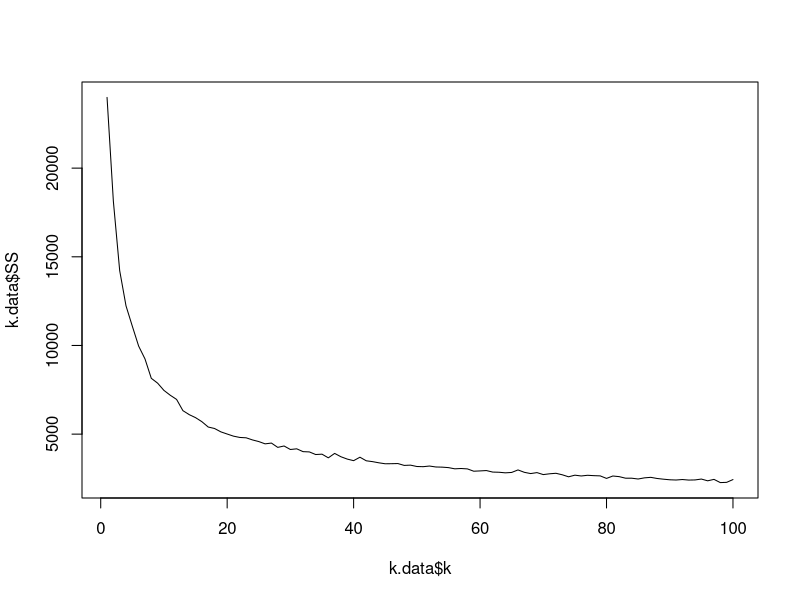
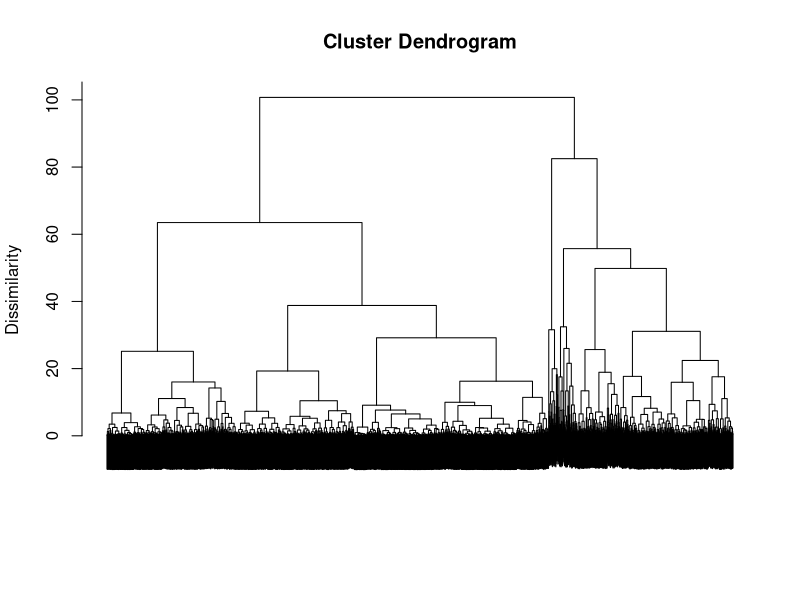
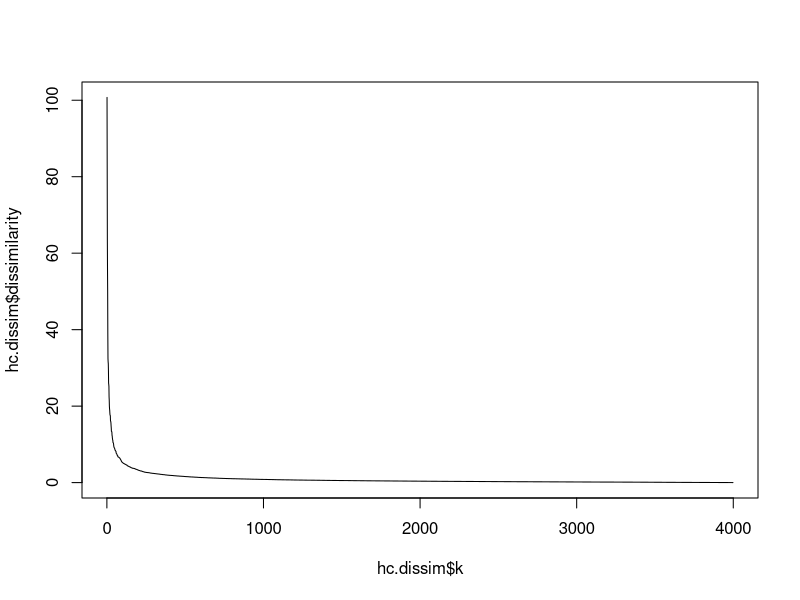
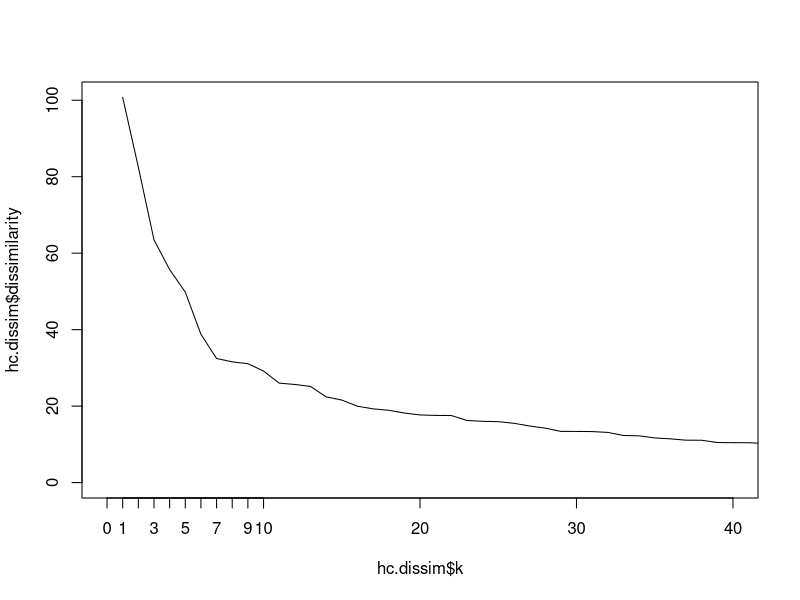

These charts were generated, in order, by the following R code:
################
## Clustering ##
################

library(caret)

### PART 1 : exploring and scaling the data

# after setting the current directory, loading the airline data 
airline <- read.csv("data/airline.csv")
str(airline)

airline
# Balance: Number of miles eligible for award travel
# BonusTrans: Number of non-flight bonus transactions in the past 12 months
# BonusMiles: Number of miles earned from those transactions
# FlightTrans: Number of flight transactions
# FlightMiles: Number of miles earned from those transactions
# DaysSinceEnroll: Tenure in the program (days)

# We need to preprocess the data so that we treat each column equally to compute the clusters
# we use the preProcess function from Caret that does all the work for us

# preprocessing steps:
# First, *center* the data (substract the mean to each column)
# => mean becomes 0 for each column
# Then, *scale* the data, by dividing by the standard deviation
# => std becomes 1 for each column

#step 1: create the pre-processor using preProcess
pp <- preProcess(airline, method=c("center", "scale"))   # normalization for each col: (X_i-mean)/std
class(pp)
pp
pp$mean

#step 2: apply it to our dataset
airline.scaled <- predict(pp, airline)

# Sanity check
colMeans(airline)
colMeans(airline.scaled)# mean is (approximately) 0 for all columns
apply(airline.scaled,2,sd)# standard deviation is 1 for all columns (apply() applies function given as third argument to matrix given as first argument. 2 means apply sd() to cols. 1 would apply it row-wise, col(1,2) both to row and column.)

head(airline.scaled)
# What does a negative value represent?

### PART 2 : Clustering: K-Means

# k-means has a random start (where the centroids are initially randomly located)
# we need to set the seed to have the same result
set.seed(144)

# The kmeans function creates the clusters
# we can set an upper bound to the number of iterations
# of the algorithm 
# here we set k=8
km <- kmeans(airline.scaled, centers = 8, iter.max=100) # centers randomly selected from rows of airline.scaled

class(km) # class: kmeans
names(km)

# cluster centroids. Store this result
km.centroids <- km$centers
km.centroids
# cluster for each point. Store this result.
km.clusters <- km$cluster
km.clusters
# the sum of the squared distances of each observation from its cluster centroid.
# we use it the measure cluster dissimilarity
km$tot.withinss  # cluster dissimilarity
# the number of observations in each cluster -- table(km$cluster) also works. Store this resul
km.size <- km$size
km.size

# Scree plot for k-means
# For k means, we literally try many value of k and look at their dissimilarity.
# here we test all k from 1 to 100
k.data <- data.frame(k = 1:100)
k.data$SS <- sapply(k.data$k, function(k) {
  kmeans(airline.scaled, iter.max=100, k)$tot.withinss
})

# Plot the scree plot.
plot(k.data$k, k.data$SS, type="l")


### PART 3 : Hierarchical Clustering
# Compute all-pair euclidian distances between our observations
d <- dist(airline.scaled)    # method = "euclidean"
class(d)

# Creates the Hierarchical clustering
hclust.mod <- hclust(d, method="ward.D2")
# The "method=ward.D2" indicates the criterion to select the pair of clusters to be merged at each iteration

# Now, we can plot the hierarchy structure (dendrogram)
# labels=F (false) because we do not want to print text
# for each of the 3999 observations
plot(hclust.mod, labels=F, ylab="Dissimilarity", xlab = "", sub = "")

# To select a "good" k value, pick something that defines the corner / pivot in the L (knee)
# the next line puts this data in the right form to be plotted
hc.dissim <- data.frame(k = seq_along(hclust.mod$height),   # index: 1,2,...,length(hclust.mod$height)
                        dissimilarity = rev(hclust.mod$height)) # reverse elements
head(hc.dissim)

# Scree plot
plot(hc.dissim$k, hc.dissim$dissimilarity, type="l")
# Let's zoom on the smallest k values:
plot(hc.dissim$k, hc.dissim$dissimilarity, type="l", xlim=c(0,40))
axis(side = 1, at = 1:10)
# what would be a "good" k value ? Pick something that defines the corner / pivot in the L.

# Improvement in dissimilarity for increasing number of clusters
hc.dissim.dif = head(hc.dissim,-1)-tail(hc.dissim,-1)
head(hc.dissim.dif,10)

# now that we have k (we chose k=7 in the lecture), we can construct the clusters
h.clusters <- cutree(hclust.mod, 7)
h.clusters

# The *centroid* for a cluster is the mean value of all points in the cluster: 
aggregate(airline.scaled, by=list(h.clusters), mean) # Compute centroids

# *size* of each cluster
table(h.clusters)

# many zeros mean clusters from kmeans and hierarchical "match up"
table(h.clusters, km.clusters)
